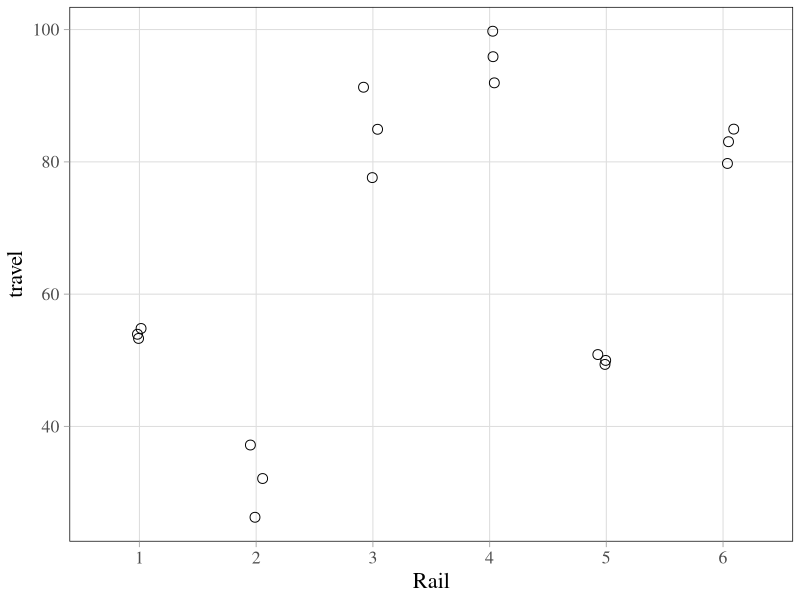
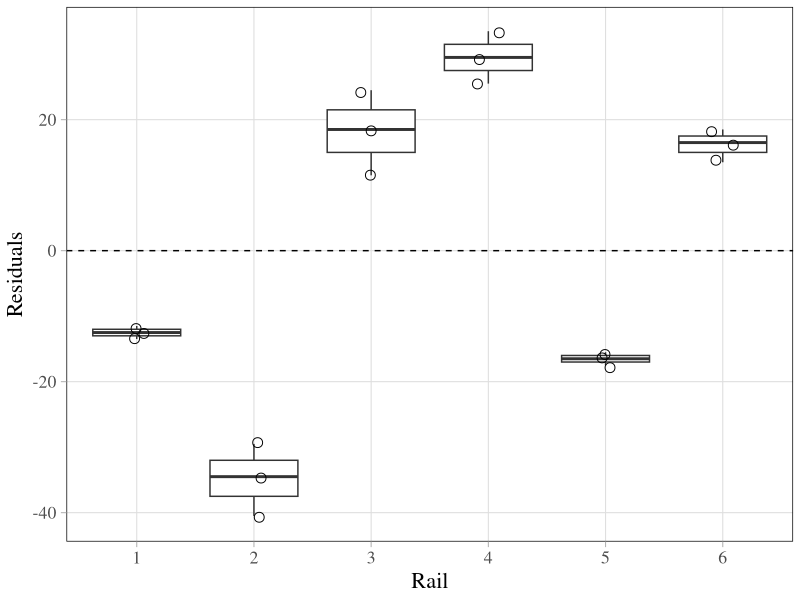
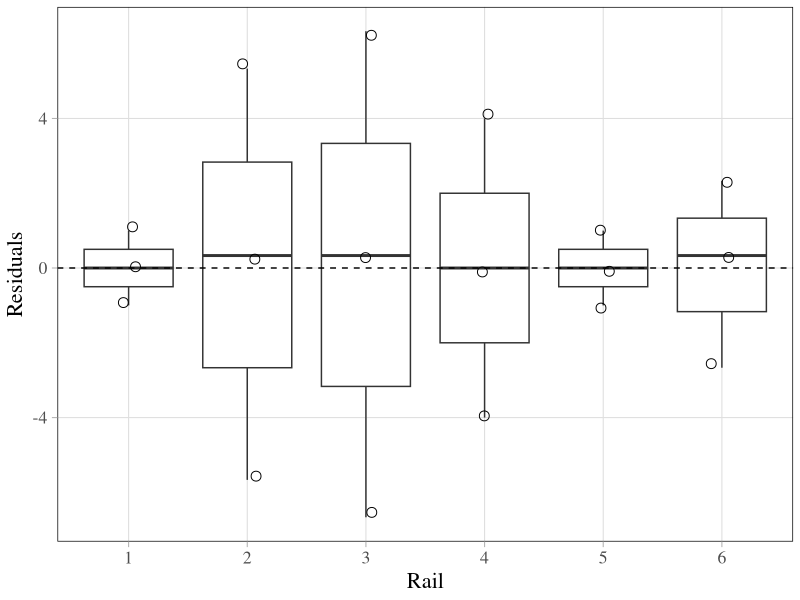
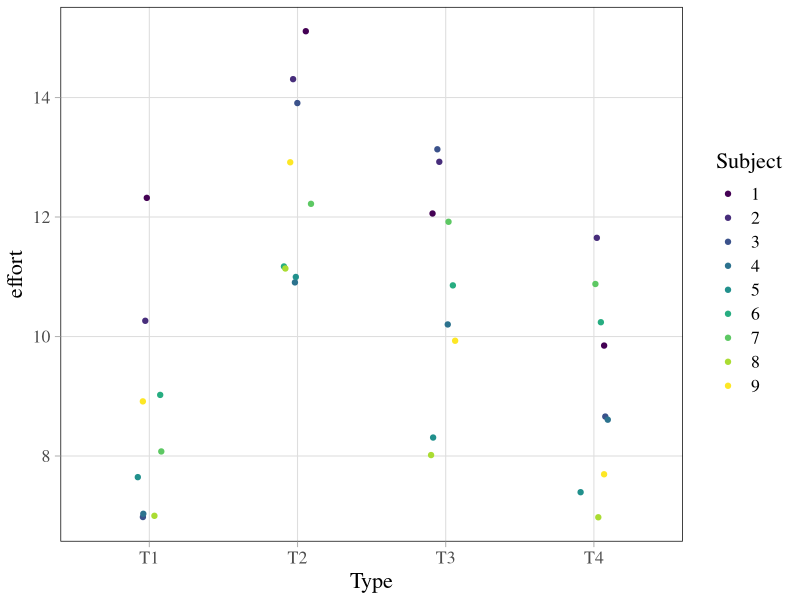
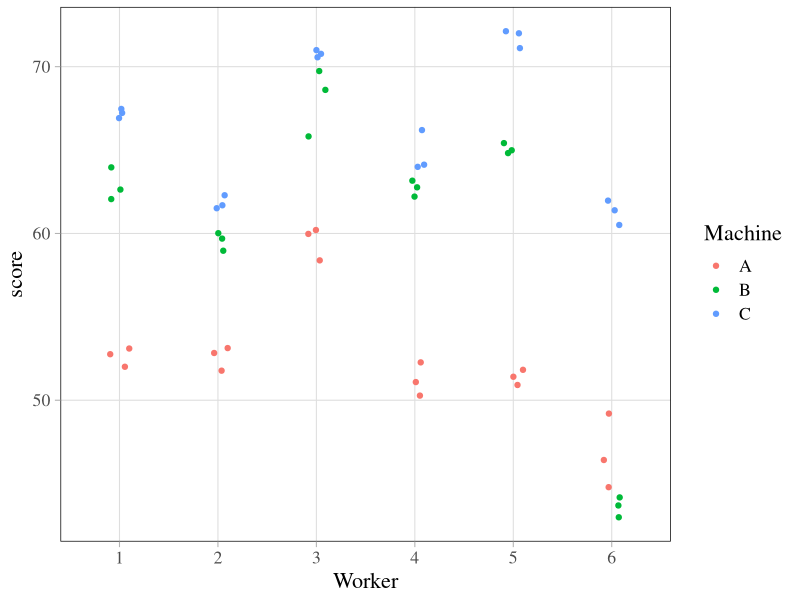
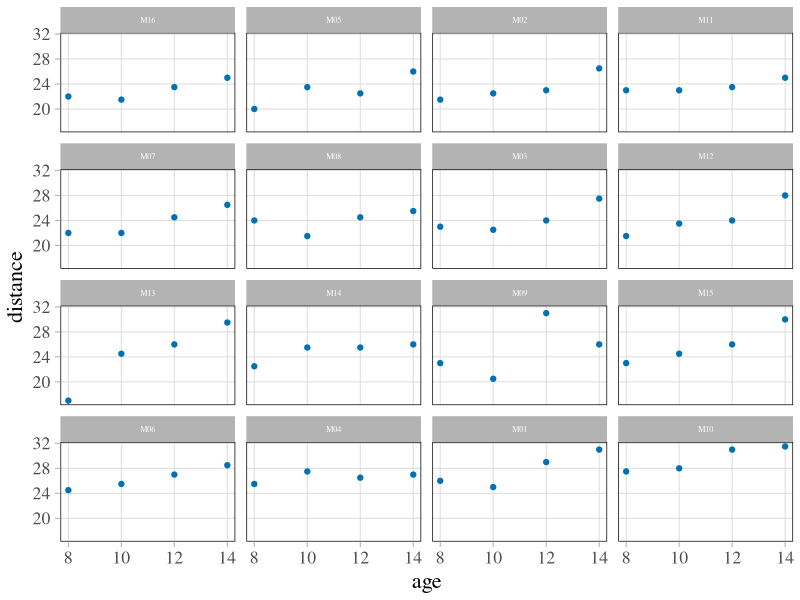
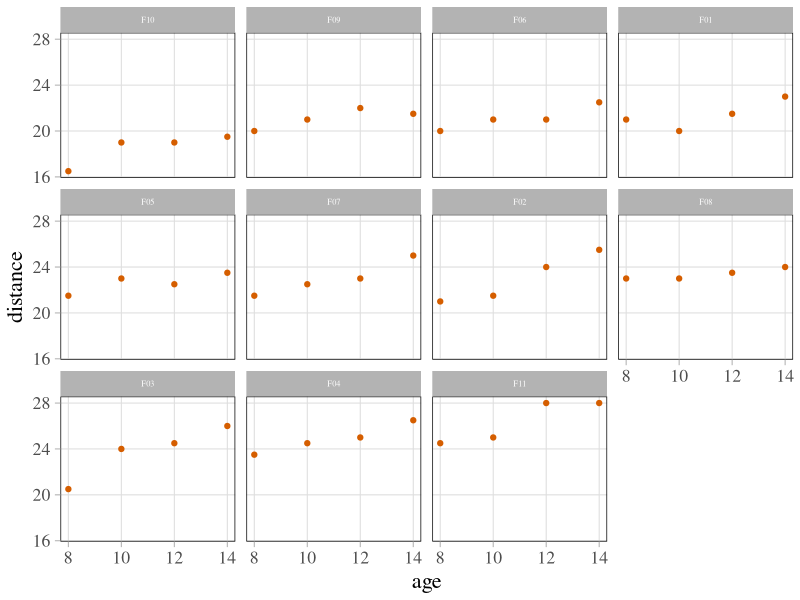

Source code (R) for these figures, in order:
## ---- chunk 1
#| echo: false
library(tidyverse)
library(nlme)
library(ggtext)
## ---- chunk 2
#| echo: false
theme_set(
  theme_light(base_size = 16, base_family = "serif") +
    theme(
      legend.background = element_rect(fill = "transparent"),
      legend.key = element_rect(fill = "transparent", color = NA),
      panel.grid.minor = element_blank(),
      panel.border = element_rect(color = "black", linewidth = 0.5, fill = NA),
      plot.margin = margin(5, 5, 5, 5, unit = "pt")
    )
)
## ---- chunk 3
#| echo: false
rmarkdown::paged_table(sleep)
## ---- chunk 4
sleep_group1  <-
  sleep |>
  filter(group == 1) |>
  pull(extra)

sleep_group2  <-
  sleep |>
  filter(group == 2) |>
  pull(extra)

t.test(sleep_group1, sleep_group2, paired = TRUE)
## ---- chunk 5
#| echo: false
Rail |>
  mutate(Rail = factor(Rail, levels = c("1", "2", "3", "4", "5", "6"))) |>
  ggplot() +
  geom_point(aes(Rail, travel), size = 3, shape = 1, position = position_jitter(width = 0.1))
## ---- chunk 6
Rail_lm0 <- lm(travel ~ 1, data = Rail)
summary(Rail_lm0)
## ---- chunk 7
#| echo: false
Rail |>
  mutate(Rail = factor(Rail, levels = c("1", "2", "3", "4", "5", "6"))) |>
  mutate(Residuals = resid(Rail_lm0)) |>
  ggplot() +
  geom_boxplot(aes(Rail, Residuals)) +
  geom_point(aes(Rail, Residuals), size = 3, shape = 1, position = position_jitter(width = 0.1)) +
  geom_hline(yintercept = 0, linetype = 2)
## ---- chunk 8
Rail_lm1 <- lm(travel ~ Rail - 1, data = Rail)
## ---- chunk 9
#| echo: false
text_output <- capture.output(summary(Rail_lm1))
text_output[str_length(text_output) > 0] |>
  cat(sep = "\n")
## ---- chunk 10
#| echo: false
Rail |>
  mutate(Rail = factor(Rail, levels = c("1", "2", "3", "4", "5", "6"))) |>
  mutate(Residuals = resid(Rail_lm1)) |>
  ggplot() +
  geom_boxplot(aes(Rail, Residuals)) +
  geom_point(aes(Rail, Residuals), size = 3, shape = 1, position = position_jitter(width = 0.1)) +
  geom_hline(yintercept = 0, linetype = 2)
## ---- chunk 11
Rail_lme0 <- lme(travel ~ 1, random = ~1 | Rail, data = Rail)
## ---- chunk 12
#| echo: false
summary(Rail_lme0)
## ---- chunk 13
#| echo: false
ergoStool |>
  mutate(Subject = factor(Subject, levels = as.character(1:9))) |>
  ggplot() +
  geom_point(aes(Type, effort, color = Subject), position = position_jitter(width = 0.1))
## ---- chunk 14
Stool_lme0 <-
  lme(effort ~ Type, random = ~1 | Subject, data = ergoStool)
## ---- chunk 15
#| echo: false
summary(Stool_lme0)
## ---- chunk 16
#| echo: false
Machines |>
  mutate(Worker = factor(Worker, levels = as.character(1:6))) |>
  ggplot() +
  geom_point(aes(Worker, score, color = Machine), position = position_jitter(width = 0.1))
## ---- chunk 17
Machine_lme0 <-
  lme(score ~ Machine, random = ~1 | Worker, data = Machines)
## ---- chunk 18
#| echo: false
summary(Machine_lme0)
## ---- chunk 19
Machine_lme1 <-
  update(Machine_lme0, random = ~1 | Worker / Machine)
## ---- chunk 20
#| echo: false
summary(Machine_lme1)
## ---- chunk 21
anova(Machine_lme0, Machine_lme1)
## ---- chunk 22
#| echo: false
#| out-width: 100%
Orthodont |>
  filter(Sex == "Male") |>
  ggplot() +
  geom_point(aes(age, distance), colour = "#0072B2") +
  facet_wrap(~ Subject) +
  guides(colour = "none") +
  theme(strip.text = element_text(size = 6))
## ---- chunk 23
#| echo: false
#| out-width: 100%
Orthodont |>
  filter(Sex == "Female") |>
  ggplot() +
  geom_point(aes(age, distance), color = "#D55E00") +
  facet_wrap(~ Subject) +
  guides(colour = "none") +
  theme(strip.text = element_text(size = 6))
## ---- chunk 24
#| code-fold: true
OrthF_lme0 <- lme(distance ~ age, data = Orthodont, random = ~age | Subject)
OrthF_lme1 <- lme(distance ~ age, data = Orthodont, random = ~1 | Subject)
OrthF_lme2 <- lme(distance ~ age, data = Orthodont, random = ~(age - 1) | Subject)
OrthF_lme3 <- lme(distance ~ age + Sex, data = Orthodont, random = ~age | Subject)
OrthF_lme4 <- lme(distance ~ age * Sex, data = Orthodont, random = ~1 | Subject)
OrthF_lme5 <- lme(distance ~ age * Sex, data = Orthodont, random = ~(age - 1) | Subject)
